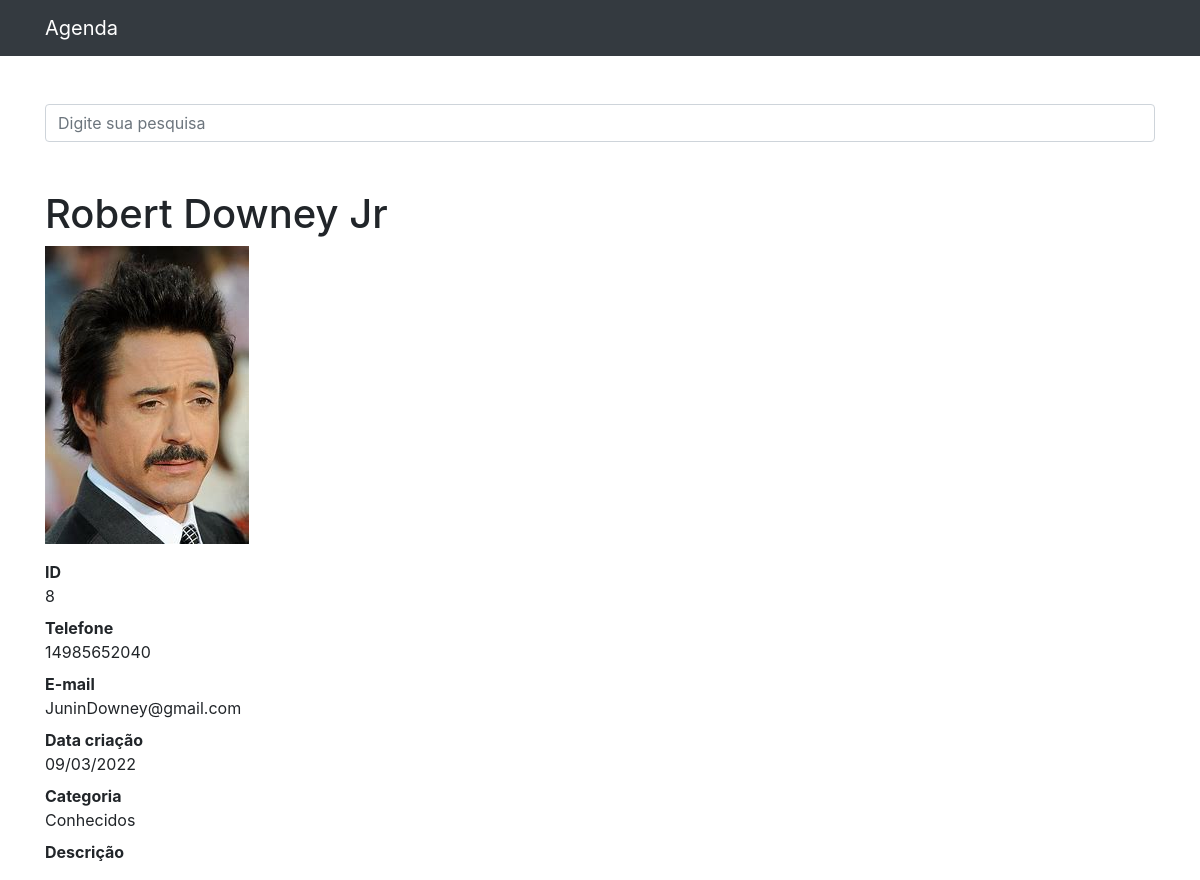
Page /8 on the committed database.
### contatos/models.py (models this page shows, shortened)
class Contato(models.Model):
    nome = models.CharField(max_length=255)
    sobrenome = models.CharField(max_length=255, blank=True)
    telefone = models.CharField(max_length=255)
    email = models.CharField(max_length=255, blank=True)
    data_criacao = models.DateTimeField(default=timezone.now)
    descricao = models.TextField(blank=True)
    categoria = models.ForeignKey(Categoria, on_delete=models.DO_NOTHING)
    mostrar = models.BooleanField(default=True)
    foto = models.ImageField(blank = True, upload_to='fotos/%Y/%m/%d')

class Categoria(models.Model):
    nome = models.CharField(max_length=255)
    def __str__(self):
        return self.nome

### contatos/views.py (the view)
# urls.py: path('<int:contato_id>', views.ver_contato, name='ver_contato'),
def ver_contato(request, contato_id):
    contato=get_object_or_404(Contato, id=contato_id)
    if not contato.mostrar:
        raise Http404()
    return render(request, 'contatos/ver_contato.html',{
        'contato':contato
     })

### contatos/templates/contatos/ver_contato.html (shortened to what this page needs)
{%extends 'base.html'%}
{%block 'conteudo'%}
        <h1 class="mt-5">{{contato.nome}} {{contato.sobrenome}}</h1>
        <dl>
        {%if contato.foto%}
            <p>
                <img src="{{contato.foto.url}}" style="max-width:250px; heigth:auto">
            </p>
        {%endif%}
          <dt>ID</dt>
          <dd>{{contato.id}}</dd>
          <dt>Telefone</dt>
          <dd>{{contato.telefone}}</dd>
          <dt>E-mail</dt>
          <dd>{{contato.email}}</dd>
          <dt>Data criação</dt>
          <dd>{{contato.data_criacao| date:'d/m/Y'}}</dd>
          <dt>Categoria</dt>
          <dd>{{contato.categoria}}</dd>
          <dt>Descrição</dt>
        </dl>
{%endblock%}

### rows in the picture
Contato: nome "Robert", sobrenome "Downey Jr", foto (picture), id "8", telefone "14985652040", email "JuninDowney@gmail.com", data_criacao "09/03/2022", categoria "Conhecidos"
